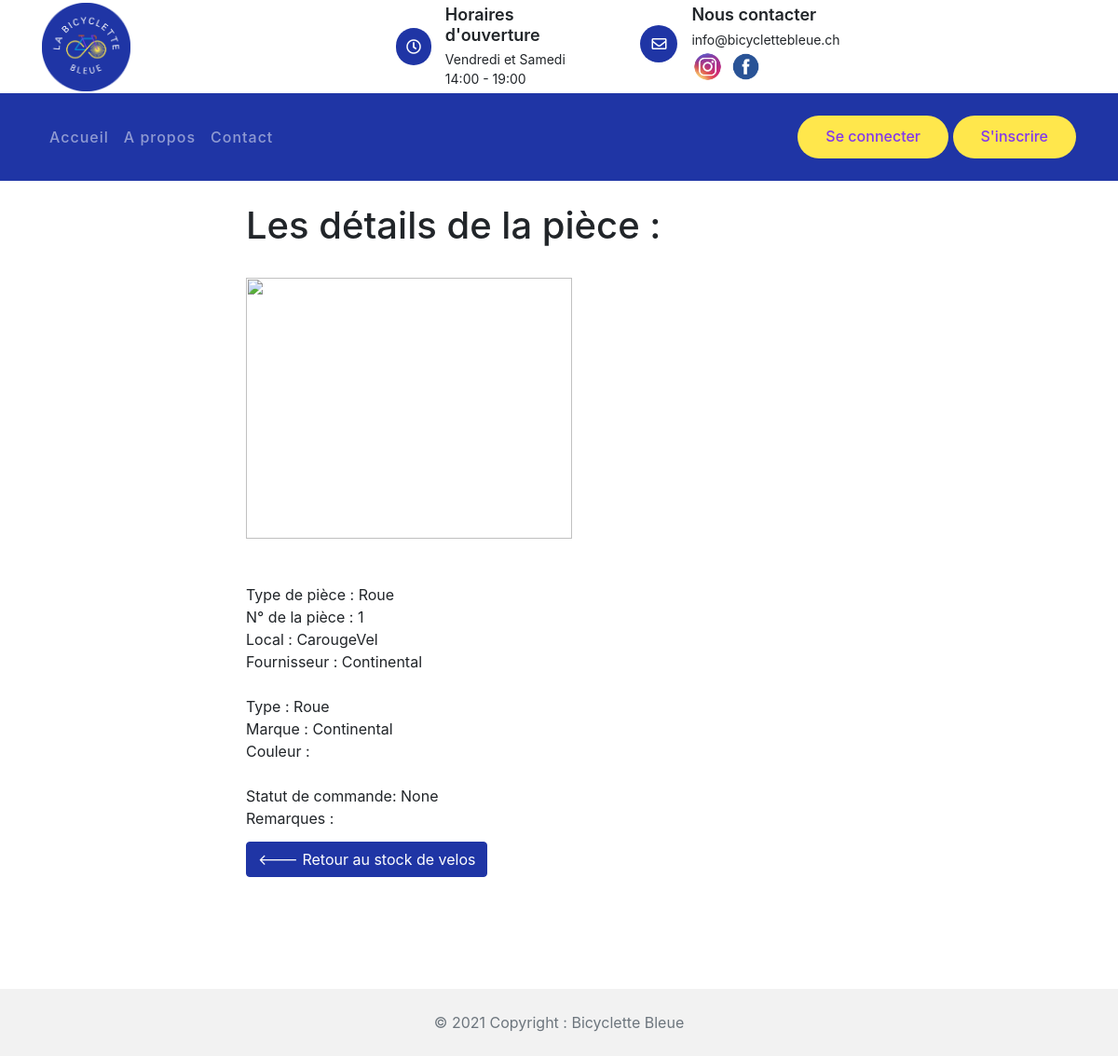
The page /stock_pieces_velos/details_piece/1 on the database its author committed.
### reparation/models.py (models this page shows, shortened)
class PieceDeVelo(models.Model):
    piece_id = models.AutoField(primary_key=True, db_column='PIECE_ID', blank=True, null=False)  # Field name made lowercase.
    piece_type = models.TextField(db_column='PIECE_TYPE', blank=True, null=True)  # Field name made lowercase.
    piece_num = models.IntegerField(db_column='PIECE_NUM', blank=True, null=True)  # Field name made lowercase.
    piece_marque = models.TextField(db_column='PIECE_MARQUE', blank=True, null=True)  # Field name made lowercase.
    piece_nb = models.IntegerField(db_column='PIECE_NB', blank=True, null=True)  # Field name made lowercase.
    piece_nom = models.IntegerField(db_column='PIECE_NOM', blank=True, null=True)  # Field name made lowercase.
    local_id_id = models.IntegerField(db_column='LOCAL_ID_ID', blank=True, null=True)  # Field name made lowercase.
    commande_fourni_id_id = models.IntegerField(db_column='COMMANDE_FOURNI_ID_ID', blank=True, null=True)  # Field name made lowercase.
    fourni_id_id = models.IntegerField(db_column='FOURNI_ID_ID', blank=True, null=True)  # Field name made lowercase.
    class Meta:
        managed = False
        db_table = 'Piece_de_velo'

class Local(models.Model):
    local_id = models.AutoField(db_column='LOCAL_ID', primary_key=True, blank=True, null=False)  # Field name made lowercase.
    local_nom = models.CharField(max_length=50, db_column='LOCAL_NOM', blank=True,
                                 null=True)  # Field name made lowercase.
    local_adresseposte = models.TextField(db_column='LOCAL_ADRESSEPOSTE', blank=True, null=True)
    local_npa = models.IntegerField(db_column='LOCAL_NPA', blank=True, null=True)  # Field name made lowercase.
    local_capacite = models.IntegerField(db_column='LOCAL_CAPACITE', blank=True, null=True)
    local_nb_velo = models.IntegerField(db_column='LOCAL_NB_VELO', blank=True, null=True)  # Field name made lowercase.
    class Meta:
        managed = False
        db_table = 'Local'

class Fournisseur(models.Model):
    fourni_id = models.AutoField(primary_key=True, db_column='FOURNI_ID', blank=True, null=False)  # Field name made lowercase.
    fourni_nom = models.TextField(db_column='FOURNI_NOM', blank=True, null=True)  # Field name made lowercase.
    fourni_adresseposte = models.TextField(db_column='FOURNI_ADRESSEPOSTE', blank=True, null=True)  # Field name made lowercase.
    fourni_tel = models.IntegerField(db_column='FOURNI_TEL', blank=True, null=True)  # Field name made lowercase.
    fourni_npa = models.IntegerField(db_column='FOURNI_NPA', blank=True, null=True)  # Field name made lowercase.
    fourni_desc = models.TextField(db_column='FOURNI_DESC', blank=True, null=True)  # Field name made lowercase.
    class Meta:
        managed = False
        db_table = 'Fournisseur'

### stock_pieces_velos/views.py (the view)
# urls.py: path('details_piece/<str:num>', views.details_piece, name='indexDetailsPiece'),
def details_piece(request, num):
    piece = PieceDeVelo.objects.get(piece_num=num)
    context = {
        'piece': piece,
    }
    return render(request, 'stock_pieces_velos/details_piece.html', context)

### stock_pieces_velos/models.py (called while the page is built)
    def __str__(self):
        return self.local_nom

    def __str__(self):
        return self.fourni_nom

### stock_pieces_velos/templates/stock_pieces_velos/details_piece.html
{% extends 'template_base.html' %}
{% load static %}
{% block contenu %}
        <link href="{% static 'css/bootstrap.min.css' %}" rel="stylesheet">
        <link href="{% static 'lib/flaticon/font/flaticon.css' %}" rel="stylesheet">
        <link href="{% static 'lib/animate/animate.min.css' %}" rel="stylesheet">
        <link href="{% static 'lib/owlcarousel/assets/owl.carousel.min.css' %}" rel="stylesheet">
    <br>
    <h1 class="detailLocation"> Les détails de la pièce :</h1>
    <br>
    <div class="detailLocation">
        <img src="#" alt="" style="width: 350px; height: 280px"><br><br>
        {{piece.piece_photo}} <br>
        Type de pièce : {{ piece.piece_type}} <br>
        N° de la pièce : {{piece.piece_num}} <br>
        Local : {{piece.local_id}} <br>
        {% if piece.fourni_id %}
        Fournisseur : {{piece.fourni_id}} <br>
        {% else %}
        Fournisseur : Aucun <br>
        {% endif %}
        <br>
        Type : {{ piece.piece_type }} <br>
        Marque : {{ piece.piece_marque}} <br>
        Couleur : {{ piece.piece_couleur }} <br>
        <br>
        Statut de commande: {{ piece.commande_fourni_id }} <br>
        {% if piece.piece_remarque %}
        Remarques : {{piece.piece_remarque}} <br>
        {% else %}
        Remarques : <br>
        {% endif %}
        <a href="{% url 'stock_pieces_velos:indexStockPiecesVelos' %}" class="btn btn-primary" role="button" aria-pressed="true"
           style="margin-top: 2%"> <--- Retour au stock de velos </a>
    </div>
<br><br>
{% endblock contenu %}

### accueil/static/css/style.css (style rules this page uses)
.detailLocation { margin-left: 22%; margin-right: 22%; }
body { color: #444444; font-weight: 400; background: #ffffff; font-family: 'Barlow', sans-serif; }
h1, h2, h3, h4, h5, h6 { color: #1F35A5; }
a { color: #1F35A5; transition: .3s; }

### rows shown on the page
PieceDeVelo: piece_type "Roue", piece_num "1", piece_marque "Continental"
Local: local_id "CarougeVel"
Fournisseur: fourni_id "Continental"

### other values the page prints
{{ piece.commande_fourni_id }} "None"
